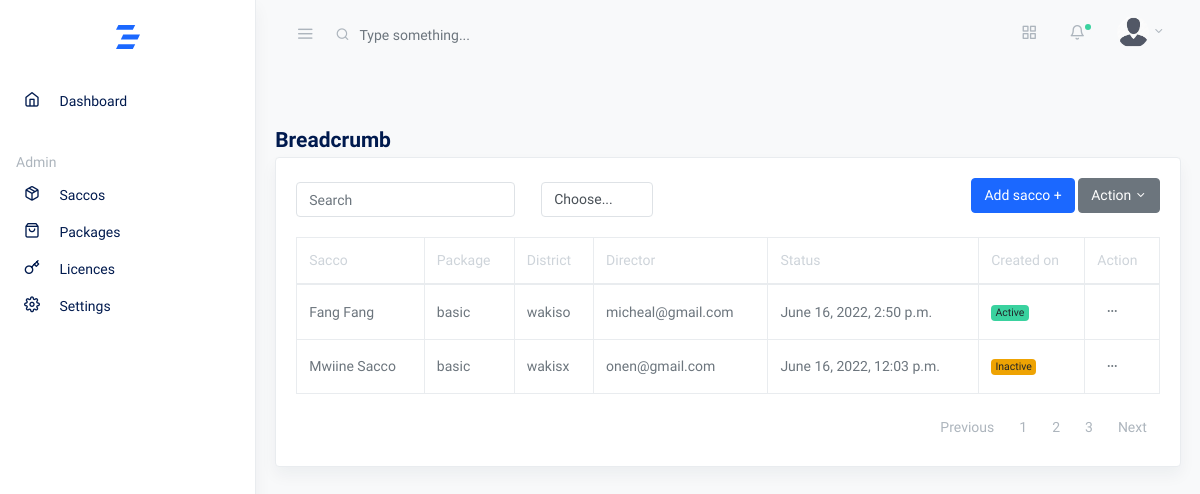
The page /saccos on the database its author committed.
### core/models.py (models this page shows, shortened)
class CustomModel(models.Model):
    created_on = models.DateTimeField(auto_now_add=True)
    updated_on = models.DateTimeField(auto_now=True, null=True)
    class Meta:
        abstract = True
        ordering = ['created_on']

class Sacco(CustomModel):
    name = models.CharField(max_length=80, unique=True)
    package = models.ForeignKey(Package, null=True, on_delete=models.SET_NULL, related_name='bussiness_package')  # TODO Set package to default rather than null
    district = models.CharField(max_length=60, null=True, blank=True,)
    location = models.CharField(max_length=60, null=True, blank=True,)
    email = models.EmailField(null=True, blank=True, unique=True)
    director = models.ForeignKey(User, null=True, on_delete=models.SET_NULL, related_name='bussiness_director', blank=True,)
    status = models.CharField(max_length=10, default='inactive')
    created_by = models.ForeignKey(User, on_delete=models.CASCADE, related_name='bussiness_creator')
    updated_by = models.ForeignKey(User, on_delete=models.CASCADE, related_name='bussiness_updater', null=True, blank=True)
    objects = models.Manager()
    filtered_objects = SaccoManager()
    class Meta:
        ordering = ['-created_on']

class Package(CustomModel):
    name = models.CharField(max_length=60, unique=True)
    capacity = models.PositiveIntegerField()
    price = models.PositiveIntegerField(validators=[MinValueValidator(120000)], help_text='The minimum package price is 120,000/= per year ')
    status = models.CharField(max_length=10, default='active')
    def __str__(self):
        return self.name

### accounts/models.py (models this page shows, shortened)
class User(AbstractBaseUser, PermissionsMixin):
    USERNAME_FIELD = 'email'
    REQUIRED_FIELDS = []
    first_name = models.CharField(max_length=20, blank=True, null=True)
    last_name = models.CharField(max_length=20, blank=True, null=True)
    username = models.CharField(max_length=20, blank=True, null=True)
    email = models.EmailField(unique=True)
    telephone = models.CharField(max_length=15, blank=True, null=True, unique=True)
    id_type = models.CharField(max_length=20, blank=True, choices=ID_TYPE, default='national')
    id_number = models.CharField(max_length=30, blank=True, null=True, validators=[MinLengthValidator(9), MaxLengthValidator(14)])
    photo = models.ImageField(upload_to='profile/', blank=True, null=True, validators=[image_validator])
    date_joined = models.DateTimeField(auto_now_add=True)
    updated_at = models.DateTimeField(auto_now=True)
    is_active = models.BooleanField(default=True)
    is_staff = models.BooleanField(default=False)
    is_member = models.BooleanField(default=False)
    is_previously_logged_in = models.BooleanField(default=False)
    gender = models.CharField(max_length=20, choices=MARITAL_STATUS, default='single')
    village = models.CharField(max_length=60, blank=True, null=True)
    date_of_birth = models.DateField(auto_now_add=False, auto_created=False, blank=True, null=True, validators=[dob_validation])
    gender = models.CharField(max_length=20, blank=True, choices=GENDER, default='single')
    next_of_kin_name = models.CharField(max_length=50, blank=True, null=True)
    next_of_kin_contact = models.CharField(max_length=50, blank=True, null=True)
    occupation = models.CharField(max_length=60, blank=True, null=True)
    employer_type = models.CharField(max_length=60, blank=True, choices=EMPLOYER_TYPE, default='organization')
    organization = models.CharField(max_length=80, blank=True, null=True)
    objects = UserManager()
    class Meta:
        ordering = ['-date_joined', '-updated_at']
    def __str__(self):
        return self.email

### core/views.py (the view)
# urls.py: path('saccos', SaccoListView.as_view(), name='sacco_list'),
class SaccoListView(ListView):
    model = Sacco
    template_name = 'saccos/list.html'
    context_object_name = 'saccos'

### templates/saccos/list.html (shortened to what this page needs)
{% extends 'base.html' %}
{% load humanize %}
{% load static %}
{% block content %}
<div class="row">
    <div class="col-md-12 my-4">
      <h2 class="h4 mb-1">Breadcrumb</h2>
      <div class="card shadow">
        <div class="card-body">
          <div class="toolbar row mb-3">
            <div class="col">
              <form class="form-inline">
                <div class="form-row">
                  <div class="form-group col-auto">
                    <input type="text" class="form-control" id="search" value="" placeholder="Search">
                  </div>
                  <div class="form-group col-auto ml-3">
                    <select class="custom-select my-1 mr-sm-2" id="inlineFormCustomSelectPref">
                      <option selected>Choose...</option>
                    </select>
                  </div>
                </div>
              </form>
            </div>
            <div class="col ml-auto">
              <div class="dropdown float-right">
                <a href="{% url 'sacco_add' %}" class="btn btn-primary">Add sacco +</a>
                <button class="btn btn-secondary dropdown-toggle" type="button" id="actionMenuButton" data-toggle="dropdown" aria-haspopup="true" aria-expanded="false"> Action </button>
              </div>
            </div>
          </div>
          <table class="table table-bordered">
            <thead>
              <tr role="row">
                <th>Sacco</th>
                <th>Package</th>
                <th>District</th>
                <th>Director</th>
                <th>Status</th>
                <th>Created on</th>
                <th>Action</th>
              </tr>
            </thead>
            <tbody>
             {% for sacco in saccos %}
             <tr>
                <td>{{sacco.name|title}}</td>
                <td>{{sacco.package}}</td>
                <td>{{sacco.district}}</td>
                <td>{{sacco.director}}</td>
                <td>{{sacco.created_on}}</td>
                <td>
                    {% if sacco.status == 'active' %}
                    <span class="badge badge-success">Active</span>
                    {% else %}
                    <span class="badge badge-warning">Inactive</span>
                    {% endif %}
                </td>
                <td><button class="btn btn-sm dropdown-toggle more-horizontal" type="button" data-toggle="dropdown" aria-haspopup="true" aria-expanded="false">
                  </button>
                </td>
              </tr>
             {% endfor %}
            </tbody>
          </table>
          <nav aria-label="Table Paging" class="mb-0 text-muted">
            <ul class="pagination justify-content-end mb-0">
              <li class="page-item"><a class="page-link" href="#">Previous</a></li>
              <li class="page-item"><a class="page-link" href="#">1</a></li>
              <li class="page-item"><a class="page-link" href="#">2</a></li>
              <li class="page-item"><a class="page-link" href="#">3</a></li>
              <li class="page-item"><a class="page-link" href="#">Next</a></li>
            </ul>
          </nav>
        </div>
      </div>
    </div>
  </div>
{% endblock content %}

### rows shown on the page
Sacco: name "Fang Fang", package "basic", district "wakiso", director "micheal@gmail.com", created_on "June 16, 2022, 2:50 p.m.", status "Active"
Sacco: name "Mwiine Sacco", package "basic", district "wakisx", director "onen@gmail.com", created_on "June 16, 2022, 12:03 p.m.", status "Inactive"
